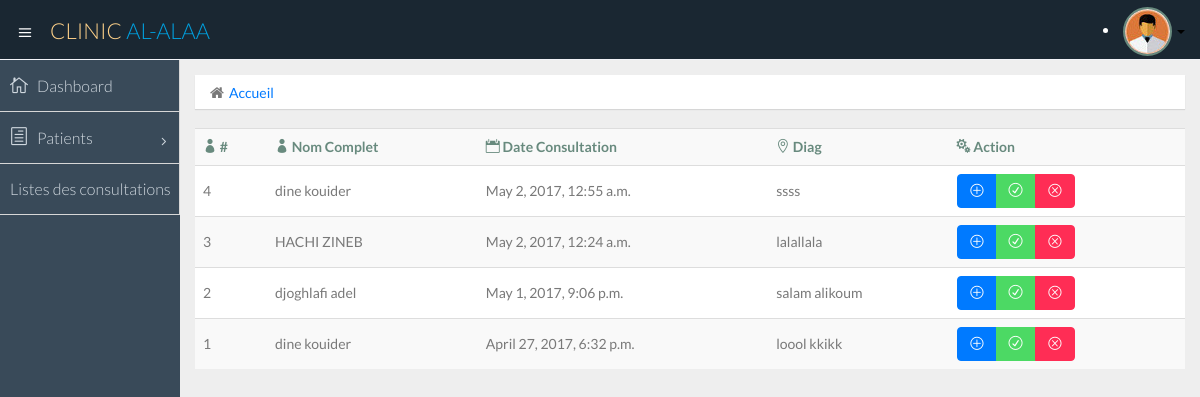
The page /clinic/consultation/ (signed in) on the database as committed earlier.
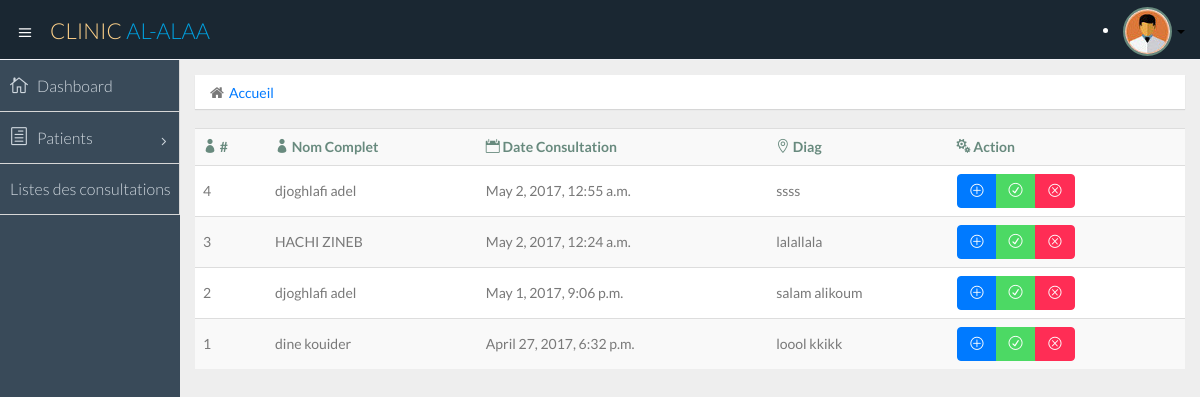
The same page on the database as committed later.
### clinic/models.py (models this page shows, shortened)
class Consultation(models.Model):
    num = models.ForeignKey(Patient)
    date = models.DateTimeField(editable=True)
    Diag = models.TextField(blank=False,)

class Patient(models.Model):
    Nom = models.CharField(max_length=100)
    Prenom = models.CharField(max_length=100)
    choice = (
        ('M', 'Male'),
        ('F', 'Female'),
    )
    Gendre = models.CharField(max_length=1, choices=choice, default='M')
    Date_Naissance = models.DateField(blank=True)
    Age = models.CharField(max_length=10 , blank=True)
    Adresse = models.CharField(max_length=100, blank=True)
    Mobile = models.CharField(max_length=10, blank=True)
    create_date = models.DateTimeField(auto_now=True)
    NSS = models.CharField(max_length=10, blank=True)
    def __str__(self):
        return "{0} {1}".format(self.Nom, self.Prenom)

### clinic/views.py (the view)
@login_required
def consultation(request):
    cons_list = Consultation.objects.order_by('-id')
    context_dict = {'list_consultation': cons_list}
    return render(request, 'clinic/consultation.html', context_dict)

### templates/clinic/consultation.html (shortened to what this page needs)
{% extends 'clinic/base.html' %}
{% load staticfiles %}
{% block body_block %}
    <section id="main-content">
          <section class="wrapper">
		  <div class="row">
				<div class="col-lg-12">
					<ol class="breadcrumb">
						<li><i class="fa fa-home"></i><a href="{% url 'clinic:index' %}">Accueil</a></li>
					</ol>
				</div>
			</div>
        <section class="panel">
            <table class="table table-striped table-advance table-hover">
                <tbody>
                    <tr>
                        <th><i class="icon_profile"></i> # </th>
                        <th><i class="icon_profile"></i> Nom Complet </th>
                        <th><i class="icon_calendar"></i> Date Consultation</th>
                        <th><i class="icon_pin_alt"></i> Diag</th>
                        <th><i class="icon_cogs"></i> Action</th>
                    </tr>
                    {% if list_consultation %}
                        {% for consult in list_consultation.all %}
                    <tr>
                        <td>{{ consult.id }}</td>
                        <td>{{ consult.num }}</td>
                        <td>{{ consult.date }}</td>
                        <td>{{ consult.Diag }}</td>
                        <td>
                            <div class="btn-group">
                                <a class="btn btn-primary" href="#"><i class="icon_plus_alt2"></i></a>
                                <a class="btn btn-success" href="#"><i class="icon_check_alt2"></i></a>
                                <a class="btn btn-danger" href="#"><i class="icon_close_alt2"></i></a>
                            </div>
                        </td>
                        {% endfor %}
                    {% else %}
                        <td><strong>There's no patients</strong></td>
                    </tr>
                    {% endif %}
                    </tr>
                </tbody>
            </table>
        </section>
           </section>
      </section>
{% endblock %}

### templates/clinic/base.html (shortened to what this page needs)
<!DOCTYPE html>
<html lang="en">
  <head>
    <link href="/static/css/bootstrap.min.css" rel="stylesheet">
    <link href="/static/css/bootstrap-theme.css" rel="stylesheet">
    <link href="/static/css/elegant-icons-style.css" rel="stylesheet" />
    <link href="/static/css/font-awesome.min.css" rel="stylesheet" />
    <link href="/static/css/style.css" rel="stylesheet">
    <link href="/static/css/datepicker.css" rel="stylesheet">
    <link href="/static/css/style-responsive.css" rel="stylesheet" />
    <link href="/static/css/jquery-ui.css" rel="stylesheet" />
  </head>
  <body>
  <section id="container" class="">
      <header class="header dark-bg">
            <div class="toggle-nav">
                <div class="icon-reorder tooltips" data-original-title="Toggle Navigation" data-placement="bottom"><i class="icon_menu"></i></div>
            </div>
            <a href="{% url 'clinic:index' %}" class="logo">Clinic <span class="lite">Al-ALAA</span></a>
            <div class="top-nav notification-row">
                    <li class="dropdown">
                        <a data-toggle="dropdown" class="dropdown-toggle" href="#">
                            <span class="profile-ava">
                                <img alt="" src="/static/img/images.jpg">
                            </span>
                            <b class="caret"></b>
                        </a>
                    </li>
            </div>
      </header>
      <aside>
          <div id="sidebar"  class="nav-collapse ">
              <ul class="sidebar-menu">
                  <li class="">
                      <a class="" href="{% url 'clinic:index' %}">
                          <i class="icon_house_alt"></i>
                          <span>Dashboard</span>
                      </a>
                  </li>
				  <li class="sub-menu">
                      <a href="javascript:;" class="">
                          <i class="icon_document_alt"></i>
                          <span>Patients</span>
                          <span class="menu-arrow arrow_carrot-right"></span>
                      </a>
                  </li>
                  <li class="sub-menu">
                          <a class="" href="{% url 'clinic:consultation' %}">Listes des consultations</a></>
                  </li>
          </div>
      </aside>
            {%block body_block%} nothing here  {%endblock%}
  </section>
  </body>
</html>

Rows that differ between the two databases and show on the page:
changed Consultation "May 2, 2017, 12:55 a.m.": num "dine kouider" → "djoghlafi adel"
